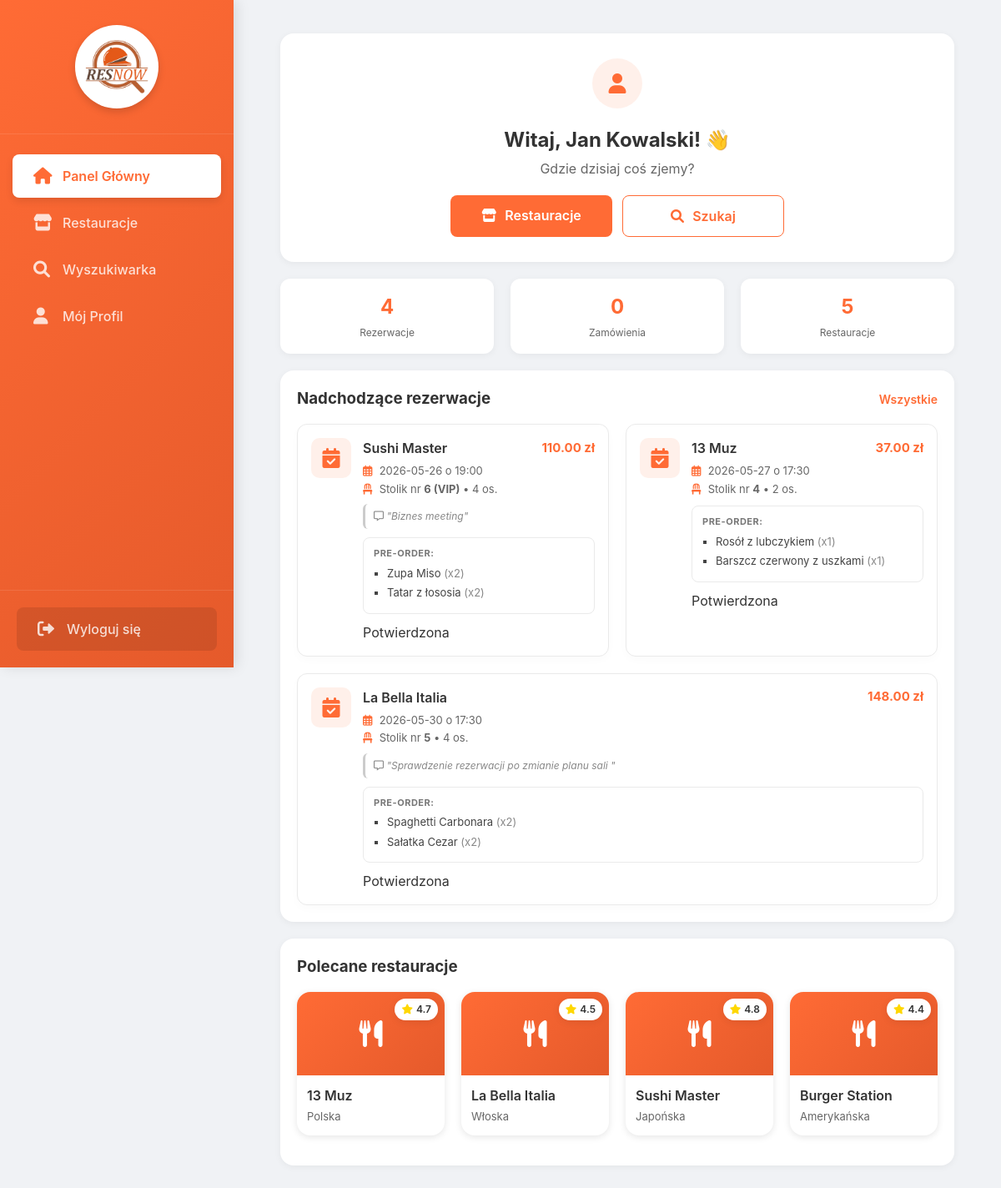
The app's page /client/dashboard (signed in) with its own data.
### models.py (models this page shows, shortened)
class Reservation(db.Model):
    __tablename__ = 'reservations'
    id = db.Column(db.Integer, primary_key=True)
    user_id = db.Column(db.Integer, db.ForeignKey('users.id'), nullable=False)
    restaurant_id = db.Column(db.Integer, db.ForeignKey('restaurants.id'), nullable=False)
    table_id = db.Column(db.Integer, db.ForeignKey('tables.id'), nullable=False)
    date = db.Column(db.Date, nullable=False)
    time = db.Column(db.Time, nullable=False)
    people = db.Column(db.Integer, nullable=False)
    status = db.Column(db.String(20), default='pending')  # pending, confirmed, cancelled
    notes = db.Column(db.Text)
    created_at = db.Column(db.DateTime, default=datetime.utcnow)
    user = db.relationship('User', backref='reservations')
    table = db.relationship('Table', backref='reservations')
    restaurant = db.relationship('Restaurant', backref='reservations')
    items = db.relationship('ReservationItem', backref='reservation', cascade="all, delete-orphan")
    @property
    def total_price(self):
        total = 0.0
        for item in self.items:
            if item.menu_item:
                total += item.quantity * item.menu_item.price
        return total

class Restaurant(db.Model):
    __tablename__ = 'restaurants'
    id = db.Column(db.Integer, primary_key=True)
    name = db.Column(db.String(100), nullable=False)
    address = db.Column(db.String(200))
    cuisine = db.Column(db.String(100))
    rating = db.Column(db.Float)
    delivery = db.Column(db.Boolean, default=False)
    reservation = db.Column(db.Boolean, default=True)
    opening_hours = db.Column(db.String(50))
    delivery_time = db.Column(db.String(50))

class ReservationItem(db.Model):
    __tablename__ = 'reservation_items'
    reservation_id = db.Column(db.Integer, db.ForeignKey('reservations.id', ondelete='CASCADE'), primary_key=True)
    menu_item_id = db.Column(db.Integer, db.ForeignKey('menu_items.id', ondelete='CASCADE'), primary_key=True)
    quantity = db.Column(db.Integer, nullable=False, default=1)
    menu_item = db.relationship('MenuItem')

class MenuItem(db.Model):
    __tablename__ = 'menu_items'
    id = db.Column(db.Integer, primary_key=True)
    restaurant_id = db.Column(db.Integer, db.ForeignKey('restaurants.id'))
    name = db.Column(db.String(100))
    price = db.Column(db.Float)
    category = db.Column(db.String(50))
    description = db.Column(db.Text)
    available = db.Column(db.Boolean, default=True)
    restaurant = db.relationship('Restaurant', backref='menu_items')

class Table(db.Model):
    __tablename__ = 'tables'
    id = db.Column(db.Integer, primary_key=True)
    restaurant_id = db.Column(
        db.Integer,
        db.ForeignKey('restaurants.id'),
        nullable=False
    )
    number = db.Column(db.String(10), nullable=False)
    seats = db.Column(db.Integer)
    status = db.Column(db.String(20), default='free')
    location = db.Column(db.String(100))
    x = db.Column(db.Integer)
    y = db.Column(db.Integer)
    shape = db.Column(db.String(20))
    width = db.Column(db.Integer, nullable=True)
    height = db.Column(db.Integer, nullable=True)
    radius = db.Column(db.Integer, nullable=True)
    rotation = db.Column(db.Integer, default=0)
    restaurant = db.relationship(
        'Restaurant',
        backref='tables'
    )

### app.py (the view)
@app.route('/client/dashboard')
@login_required
def client_dashboard():
    if session.get('role') != 'client':
        flash('Brak dostępu', 'danger')
        return redirect(url_for('login'))
    restaurants = Restaurant.query.all()
    reservations = Reservation.query.filter_by(user_id=session['user_id']) \
        .options(
        joinedload(Reservation.restaurant),
        joinedload(Reservation.table),
        joinedload(Reservation.items).joinedload(ReservationItem.menu_item)
    ) \
        .order_by(Reservation.date.asc(), Reservation.time.asc()) \
        .all()
    return render_template(
        'client/dashboard_mobile.html',
        user_name=session['user_name'],
        restaurants=restaurants,
        reservations=reservations
    )

### app.py (called while the page is built)
@app.context_processor
def inject_now():
    return {'now': datetime.now()}

def login_required(f):
    @wraps(f)
    def decorated_function(*args, **kwargs):
        if 'user_id' not in session:
            flash('Proszę się zalogować', 'warning')
            return redirect(url_for('login'))
        return f(*args, **kwargs)
    return decorated_function

### templates/client/dashboard_mobile.html (shortened to what this page needs)
{% extends "mobile_layout.html" %}
{% block content %}
<div class="dashboard-container" style="padding: 0 16px; margin: 0 auto;">
<div class="card" style="background: white; padding: 30px 20px; border-radius: 16px; box-shadow: 0 2px 8px rgba(0,0,0,0.05); margin-bottom: 20px; text-align: center;">
    <div class="user-welcome">
        <div class="user-avatar" style="margin: 0 auto;">
            <i class="fas fa-user"></i>
        </div>
        <div>
            <h2 style="margin: 8px 0 4px 0; font-size: 24px;">Witaj, {{ session.user_name }}! 👋</h2>
            <p style="color: #666; margin: 0; font-size: 16px;">Gdzie dzisiaj coś zjemy?</p>
        </div>
    </div>
    <div class="dashboard-actions">
        <a href="{{ url_for('client_restaurants') }}" class="btn btn-primary" style="display: block; text-align: center; background: #FF6B35; color: white; padding: 12px; border-radius: 8px; text-decoration: none; font-weight: 600;">
            <i class="fas fa-store" style="margin-right: 6px;"></i>
            Restauracje
        </a>
        <a href="{{ url_for('client_search') }}" class="btn btn-outline" style="display: block; text-align: center; border: 1px solid #FF6B35; color: #FF6B35; padding: 12px; border-radius: 8px; text-decoration: none; font-weight: 600;">
            <i class="fas fa-search" style="margin-right: 6px;"></i>
            Szukaj
        </a>
    </div>
</div>
<div class="dashboard-stats">
    <div class="stat-card">
        <div class="stat-number">{{ reservations|default([])|length }}</div>
        <div class="stat-label">Rezerwacje</div>
    </div>
    <div class="stat-card">
        <div class="stat-number">{{ orders|default([])|length }}</div>
        <div class="stat-label">Zamówienia</div>
    </div>
    <div class="stat-card">
        <div class="stat-number">{{ restaurants|default([])|length }}</div>
        <div class="stat-label">Restauracje</div>
    </div>
</div>
<div class="card" style="background: white; padding: 20px; border-radius: 16px; box-shadow: 0 2px 8px rgba(0,0,0,0.05); margin-bottom: 20px;">
    <div style="display: flex; justify-content: space-between; align-items: center; margin-bottom: 16px;">
        <h3 style="margin: 0;">Nadchodzące rezerwacje</h3>
        <a href="{{ url_for('client_profile') }}" style="color: #FF6B35; text-decoration: none; font-size: 14px; font-weight: 600;">Wszystkie</a>
    </div>
    {% if reservations and reservations|length > 0 %}
    <div class="list" style="display: flex; flex-direction: column; gap: 14px;">
        {% for res in reservations[:3] %}
        <div class="list-item" style="padding: 16px; background: #f8f9fa; border-radius: 12px; display: flex; flex-direction: column; justify-content: space-between;">
            <div style="display: flex; gap: 14px; align-items: flex-start; width: 100%;">
                <div class="list-item-icon" style="font-size: 24px; color: #FF6B35; background: rgba(255,107,53,0.1); width: 48px; height: 48px; display: flex; align-items: center; justify-content: center; border-radius: 10px; flex-shrink: 0;">
                    <i class="fas fa-calendar-check"></i>
                </div>
                <div class="list-item-content" style="flex: 1; min-width: 0;">
                    <div class="list-item-title" style="font-weight: 600; font-size: 16px; margin-bottom: 6px; display: flex; justify-content: space-between; align-items: center; gap: 10px;">
                        <span style="white-space: nowrap; overflow: hidden; text-overflow: ellipsis;">
                            {% if res.restaurant and res.restaurant.name %}
                                {{ res.restaurant.name }}
                            {% else %}
                                {{ res.restaurant_name|default('Restauracja') }}
                            {% endif %}
                        </span>
                        <span style="color: #FF6B35; font-weight: 700; font-size: 15px; flex-shrink: 0;">
                            {% if res.total_price and res.total_price > 0 %}
                                {{ "%.2f"|format(res.total_price) }} zł
                            {% else %}
                                0.00 zł
                            {% endif %}
                        </span>
                    </div>
                    <div class="list-item-subtitle" style="font-size: 13px; color: #666; line-height: 1.5;">
                        <div style="white-space: nowrap; overflow: hidden; text-overflow: ellipsis;">
                            <i class="far fa-calendar-alt" style="color: #FF6B35; width: 16px;"></i>
                            {{ res.date.strftime('%Y-%m-%d') if res.date and res.date.strftime else res.date }} o
                            {{ res.time.strftime('%H:%M') if res.time and res.time.strftime else res.time }}
                        </div>
                        <div style="margin-top: 2px; white-space: nowrap; overflow: hidden; text-overflow: ellipsis;">
                            <i class="fas fa-chair" style="color: #FF6B35; width: 16px;"></i>
                            Stolik nr <strong>{{ res.table.number if res.table and res.table.number else res.table_id|default('—') }}</strong> • {{ res.people }} os.
                        </div>
                    </div>
                    {% if res.notes %}
                        <div style="font-size: 12px; color: #888; margin: 8px 0 4px 0; background: #fff; padding: 6px 10px; border-radius: 6px; border-left: 3px solid #ccc; overflow: hidden; text-overflow: ellipsis;">
                            <i class="far fa-comment-alt"></i> <em>"{{ res.notes }}"</em>
                        </div>
                    {% endif %}
                    {% set preorder_items = res.items if res.items else res.reservation_items %}
                    {% if preorder_items %}
                        <div class="reservation-menu-items" style="background: white; border: 1px solid #eaeaea; border-radius: 8px; padding: 10px 12px; margin-top: 10px; font-size: 13px;">
                            <strong style="font-size: 11px; text-transform: uppercase; color: #777; display: block; margin-bottom: 6px; letter-spacing: 0.5px;">Pre-order:</strong>
                            <ul style="margin: 0; padding-left: 16px; list-style-type: square; color: #444;">
                                {% for item in preorder_items %}
                                    <li style="margin-bottom: 4px;">
                                        {{ item.menu_item.name if item.menu_item else 'Danie' }}
                                        <span style="color: #888;">(x{{ item.quantity }})</span>
                                    </li>
                                {% endfor %}
                            </ul>
                        </div>
                    {% endif %}
                    <div style="margin-top: 10px;">
                        <span class="status-badge {% if res.status == 'confirmed' or res.status == 'Potwierdzona' %}status-confirmed{% else %}status-pending{% endif %}">
                            {% if res.status == 'confirmed' or res.status == 'Potwierdzona' %}Potwierdzona{% else %}{{ res.status|default('Oczekuje') }}{% endif %}
                        </span>
                    </div>
                </div>
            </div>
        </div>
        {% endfor %}
    </div>
    {% endif %}
</div>
<div class="card" style="background: white; padding: 20px; border-radius: 16px; box-shadow: 0 2px 8px rgba(0,0,0,0.05); margin-bottom: 20px;">
    <h3 style="margin-top: 0; margin-bottom: 16px;">Polecane restauracje</h3>
    <div class="restaurant-grid-dashboard">
        {% for restaurant in restaurants[:4] %}
        <a href="{{ url_for('client_menu', restaurant_id=restaurant.id) }}" class="restaurant-card">
            <div class="restaurant-image">
                <i class="fas fa-utensils"></i>
                <div class="restaurant-badge">
                    <i class="fas fa-star"></i> {{ restaurant.rating }}
                </div>
            </div>
            <div class="restaurant-name">{{ restaurant.name }}</div>
            <div class="restaurant-info">{{ restaurant.cuisine }}</div>
        </a>
        {% endfor %}
    </div>
</div>
</div>
{% endblock %}

### static/css/mobile.css (style rules this page uses)
:root { --primary-orange: #FF6B35; --primary-orange-light: #FF8C42; --primary-orange-dark: #E55A2B; --white: #FFFFFF; --light-gray: #F5F5F7; --gray: #8E8E93; --dark-gray: #636366; --dark: #1C1C1E; --black: #000000; --success: #34C759; --warning: #FF9500; --danger: #FF3B30; --info: #007AFF; --background: #FFFFFF; --card-background: #FFFFFF; --shadow: 0 2px 10px rgba(0, 0, 0, 0.08); --shadow-heavy: 0 4px 20px rgba(0, 0, 0, 0.15); --radius-sm: 8px; --radius-md: 12px; --radius-lg: 16px; --radius-xl: 24px; --spacing-xs: 4px; --spacing-sm: 8px; --spacing-md: 16px; --spacing-lg: 24px; --spacing-xl: 32px; }
* { margin: 0; padding: 0; box-sizing: border-box; }
body { font-family: -apple-system, BlinkMacSystemFont, 'Segoe UI', Roboto, Oxygen, Ubuntu, Cantarell, sans-serif; background-color: var(--background); color: var(--dark); line-height: 1.5; -webkit-font-smoothing: antialiased; -moz-osx-font-smoothing: grayscale; }
.card { background-color: var(--card-background); border-radius: var(--radius-lg); padding: var(--spacing-md); margin-bottom: var(--spacing-md); box-shadow: var(--shadow); }
.btn { display: inline-flex; align-items: center; justify-content: center; padding: 12px 20px; border-radius: var(--radius-md); border: none; font-size: 16px; font-weight: 600; text-decoration: none; cursor: pointer; transition: all 0.2s; gap: 8px; }
.btn-primary { background-color: var(--primary-orange); color: white; }
.btn-outline { background-color: transparent; border: 2px solid var(--primary-orange); color: var(--primary-orange); }
.list { display: flex; flex-direction: column; gap: 8px; }
.list-item { display: flex; align-items: center; padding: 12px; background-color: var(--light-gray); border-radius: var(--radius-md); gap: 12px; }
.list-item-icon { width: 40px; height: 40px; background-color: rgba(255, 107, 53, 0.1); border-radius: 50%; display: flex; align-items: center; justify-content: center; color: var(--primary-orange); }
.list-item-content { flex: 1; }
.list-item-title { font-weight: 600; margin-bottom: 4px; }
.list-item-subtitle { font-size: 14px; color: var(--gray); }
.restaurant-card { display: block; text-decoration: none; color: inherit; background-color: var(--card-background); border-radius: var(--radius-lg); overflow: hidden; box-shadow: var(--shadow); margin-bottom: var(--spacing-md); }
.restaurant-image { width: 100%; height: 160px; background: linear-gradient(135deg, var(--primary-orange), var(--primary-orange-light)); display: flex; align-items: center; justify-content: center; color: white; font-size: 48px; position: relative; }
.restaurant-badge { position: absolute; top: 12px; right: 12px; background-color: var(--white); padding: 6px 12px; border-radius: 20px; font-size: 12px; font-weight: 600; box-shadow: var(--shadow); }
.restaurant-name { padding: 12px 16px 4px; font-size: 18px; font-weight: 600; color: var(--dark); }
.restaurant-info { padding: 0 16px 12px; font-size: 14px; color: var(--gray); }

### templates/mobile_layout.html (style rules this page uses)
:root { --primary-orange: #FF6B35; --gradient-orange: linear-gradient(135deg, #FF6B35, #E55A2B); --dark-gray: #333333; --light-bg: #f8f9fa; }
body { margin: 0; padding: 0; font-family: -apple-system, BlinkMacSystemFont, "Segoe UI", Roboto, sans-serif; background-color: var(--light-bg); color: var(--dark-gray); }
@media (min-width: 992px) { body { display: flex; background-color: #f0f2f5; } }

### records on screen
Reservation: restaurant.name "Sushi Master", date "2026-05-26", time "19:00", table "6 (VIP)", people "4", notes "Biznes meeting", status "Potwierdzona"
ReservationItem: total_price "110.00", menu_item "Zupa Miso", quantity "2"
ReservationItem: menu_item "Tatar z łososia", quantity "2"
Reservation: restaurant.name "13 Muz", date "2026-05-27", time "17:30", table "4", people "2", status "Potwierdzona"
ReservationItem: total_price "37.00", menu_item "Rosół z lubczykiem", quantity "1"
ReservationItem: menu_item "Barszcz czerwony z uszkami", quantity "1"
Reservation: restaurant.name "La Bella Italia", date "2026-05-30", time "17:30", table "5", people "4", notes "Sprawdzenie rezerwacji po zmianie planu sali", status "Potwierdzona"
ReservationItem: total_price "148.00", menu_item "Spaghetti Carbonara", quantity "2"
ReservationItem: menu_item "Sałatka Cezar", quantity "2"
Restaurant: rating "4.7", name "13 Muz", cuisine "Polska"
Restaurant: rating "4.5", name "La Bella Italia", cuisine "Włoska"
Restaurant: rating "4.8", name "Sushi Master", cuisine "Japońska"
Restaurant: rating "4.4", name "Burger Station", cuisine "Amerykańska"

### other values on screen
{{ session.user_name }} "Jan Kowalski"
{{ reservations|default([])|length }} "4"
{{ orders|default([])|length }} "0"
{{ restaurants|default([])|length }} "5"
